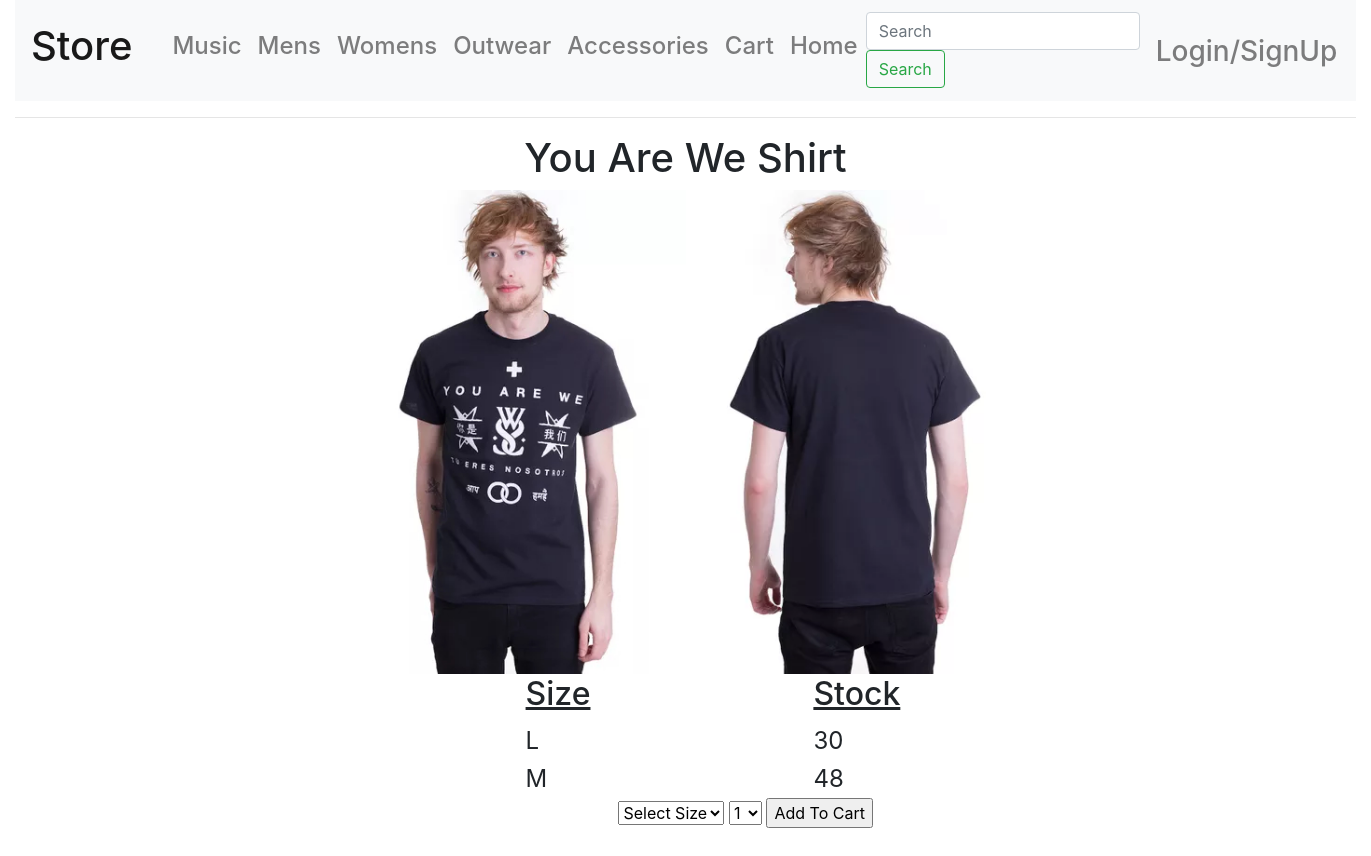
Page /store/item/1 on the committed database.
### app/models.py (models this page shows)
class Store(db.Model):
    id = db.Column(db.Integer, primary_key=True)
    name = db.Column(db.String(40))
    image = db.Column(db.String(40))
    cat = db.Column(db.String(40))
    price = db.Column(db.Float)
    sale = db.Column(db.Integer)
    back_image=db.Column(db.String)

class stock(db.Model):
    id = db.Column(db.Integer, primary_key=True)
    itemid = db.Column(db.Integer, db.ForeignKey("store.id"))
    size = db.Column(db.String(40))
    stock = db.Column(db.Integer)
    colour = db.Column(db.String(40))
    bought = db.Column(db.Integer)

### app/routes.py (the view, shortened to what this page needs)
@app.route("/store/item/<item_id>", methods=["GET", "POST"])
def store_item(item_id):
    form = add_to_cart()
    the_item = Store.query.filter_by(id=item_id).first()
    return render_template("store/store_item.html", title="Store-", store_item=the_item, store=Store.query.all(), stock=stock.query.all(), form=form, user=User.query.all())

### app/forms.py
class add_to_cart(FlaskForm):
    size = SelectField(choices=[("Select Size", "Select Size"), ("S", "S"), ("M", "M"), ("L","L"), ("XL", "XL")])
    amount = SelectField(choices=[("1", "1"), ("2", "2"), ("3", "3"), ("4", "4"), ("5", "5"), ("6", "6"), ("7", "7"), ("8", "8"), ("9", "9")])
    submit = SubmitField("Add To Cart")

### app/templates/store/store_item.html (shortened to what this page needs)
{% extends "store/layout_store.html" %}
{% block body %}
<div class="text-center"><h1>{{ store_item.name }}</h1></div>
        <img style="float: left; width: 25%" src="{{ url_for("static", filename=store_item.image) }}">
        <img style="float: left; width: 25%" src="{{ url_for("static", filename=store_item.back_image) }}">
    <table style="float: left;width: 50%">
        <th><h2><u>Size</u></h2></th>
    <th><h2><u>Stock</u></h2></th>
    {% for item in stock %}
        <tr>
        {% if item.itemid == store_item.id %}
            <td style="font-size: 150%">{{ item.size }}</td>
            {% if item.stock == 0 %}
                <td style="font-size: 150%;color: red">{{ item.stock }}</td>
                {% else %}
                <td style="font-size: 150%">{{ item.stock }}</td>
            {% endif %}
        {% endif %}
        </tr>
    {% endfor %}
    </table>
    <br>
    <div class="center" style="float: left;width: 55%;margin-left: 45%">
        <form action="" method="post">
                <p>
                    {{ form.size(size=1) }}
                    {{ form.amount(size=1) }}
                    {{ form.submit() }}
                </p
        </form>
    <br>
    </div>
{% endblock %}

### app/templates/store/layout_store.html (style rules this page uses)
:root { --blue:#007bff;--indigo:#6610f2;--purple:#6f42c1;--pink:#e83e8c;--red:#dc3545;--orange:#fd7e14;--yellow:#ffc107;--green:#28a745;--teal:#20c997;--cyan:#17a2b8;--white:#fff;--gray:#6c757d;--gray-dark:#343a40;--primary:#007bff;--secondary:#6c757d;--success:#28a745;--info:#17a2b8;--warning:#ffc107;--danger:#dc3545;--light:#f8f9fa;--dark:#343a40;--breakpoint-xs:0;--breakpoint-sm:576px;--breakpoint-md:768px;--breakpoint-lg:992px;--breakpoint-xl:1200px;--font-family-sans-serif:-apple-system,BlinkMacSystemFont,"Segoe UI",Roboto,"Helvetica Neue",Arial,sans-serif,"Apple Color Emoji","Segoe UI Emoji","Segoe UI Symbol";--font-family-monospace:SFMono-Regular,Menlo,Monaco,Consolas,"Liberation Mono","Courier New",monospace }
*,::after,::before { box-sizing:border-box }
html { font-family:sans-serif;line-height:1.15;-webkit-text-size-adjust:100%;-ms-text-size-adjust:100%;-ms-overflow-style:scrollbar;-webkit-tap-highlight-color:transparent }
body { margin:0;font-family:-apple-system,BlinkMacSystemFont,"Segoe UI",Roboto,"Helvetica Neue",Arial,sans-serif,"Apple Color Emoji","Segoe UI Emoji","Segoe UI Symbol";font-size:1rem;font-weight:400;line-height:1.5;color:#212529;text-align:left;background-color:#fff }
h1,h2,h3,h4,h5,h6 { margin-top:0;margin-bottom:.5rem }
p { margin-top:0;margin-bottom:1rem }
img { vertical-align:middle;border-style:none }
table { border-collapse:collapse }
th { text-align:inherit }
button,input,optgroup,select,textarea { margin:0;font-family:inherit;font-size:inherit;line-height:inherit }
button,input { overflow:visible }
button,select { text-transform:none }
[type=reset],[type=submit],button,html [type=button] { -webkit-appearance:button }
.h1,.h2,.h3,.h4,.h5,.h6,h1,h2,h3,h4,h5,h6 { margin-bottom:.5rem;font-family:inherit;font-weight:500;line-height:1.2;color:inherit }
.h1,h1 { font-size:2.5rem }
.h2,h2 { font-size:2rem }

### rows in the picture
Store: name "You Are We Shirt", image (picture), back_image (picture)
stock: size "L", stock "30"
stock: size "M", stock "48"
